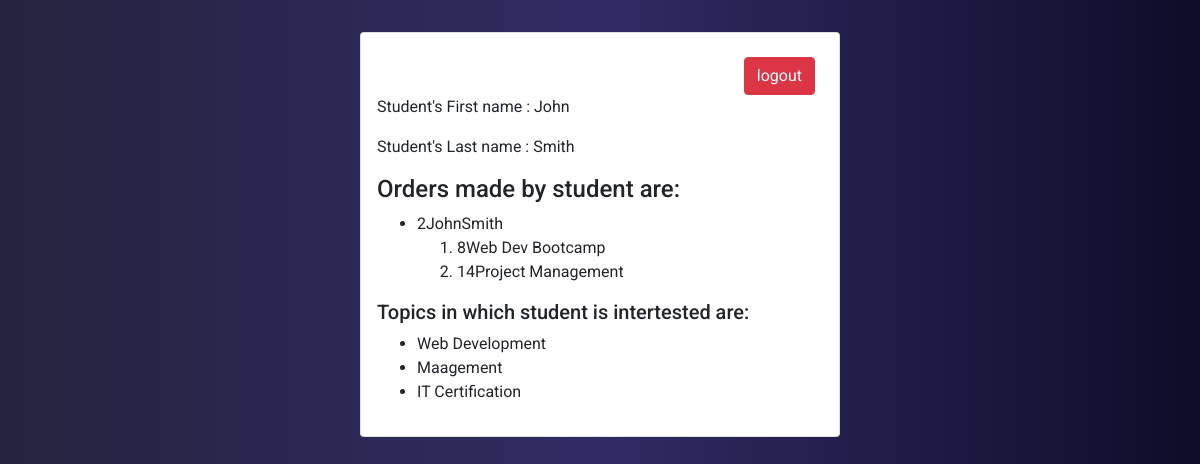
The app's page /myapp/myaccount (signed in) with its own data.
### myapp/models.py (models this page shows, shortened)
class Order(models.Model):
    courses = models.ManyToManyField(Course)
    Student = models.ForeignKey(Student, on_delete=models.CASCADE)
    levels = models.PositiveIntegerField(default=0)
    ORDER_STATUSES = [('0', 'Cancelled'),
                      ('1', 'Order Confirmed')]
    order_status = models.CharField(max_length=2, null=True, choices=ORDER_STATUSES, default='1')
    order_date = models.DateField(default=datetime.date.today())
    def __str__(self):
        return str(self.id) + self.Student.first_name + self.Student.last_name

class Course(models.Model):
    topic = models.ForeignKey(Topic, related_name='courses', on_delete=models.CASCADE)
    name = models.CharField(max_length=200)
    hours = models.IntegerField(default= 40.00)
    price = models.DecimalField(max_digits=10, decimal_places=2, validators=[MaxValueValidator(200), MinValueValidator(100)])
    for_everyone = models.BooleanField(default=True)
    description = models.TextField(max_length=300, null=True, blank=True)
    optional = models.TextField(blank=True)
    interested = models.PositiveIntegerField(default=0)
    stages = models.PositiveIntegerField(default=3)
    def __str__(self):
        return str(self.id) + self.name

class Topic(models.Model):
    name = models.CharField(max_length=200)
    category = models.CharField(max_length=200, blank= False, default= 'new')

### myapp/views.py (the view)
# urls.py: path(r'myaccount', views.myaccount, name='myaccount'),
def myaccount(request):
    userid= request.user.id
    if userid != None:
        student = Student.objects.get(pk=userid)
        orders = Order.objects.filter(Student=student)
        topics = Topic.objects.filter(student=student)
        return render(request, 'myapp/myaccount.html', {'student': student, 'orders': orders, 'topics': topics})
    else:
        return HttpResponseRedirect(reverse('myapp:login'))

### myapp/templates/myapp/myaccount.html (shortened to what this page needs)
<!DOCTYPE html>
<html lang="en">
<head>
    <link rel="stylesheet" href="https://stackpath.bootstrapcdn.com/bootstrap/4.1.3/css/bootstrap.min.css">
</head>
<body>
<div class="card cust">
<form action="logout">
    <input type="submit" class="btn btn-danger float-right mr-2 mt-2" value="logout"/>
</form>
    <p>Student's First name : {{ student.first_name }} </p>
<p>Student's Last name : {{ student.last_name }} </p>
<h4>Orders made by student are:</h4>
<ul>
{% for order in orders.all %}
    <li>{{ order }}</li>
    <ol>
    {% for course in order.courses.all %}
        <li>{{ course }}</li>
    {% endfor %}
    </ol>
{% endfor %}
</ul>
<h5>Topics in which student is intertested are:</h5>
<ul>
{% for topic in topics.all %}
    <li>{{ topic.name }}</li>
{% endfor %}
</ul>
</div>
</body>
</html>

### myapp/templates/myapp/myaccount.html (style rules this page uses)
body { background: #0f0c29; background: -webkit-linear-gradient(to right, #24243e, #302b63, #0f0c29); background: linear-gradient(to right, #24243e, #302b63, #0f0c29); font-family: "Roboto", sans-serif; -webkit-font-smoothing: antialiased; -moz-osx-font-smoothing: grayscale; }
.cust { width: 40%; margin: 2em auto; padding: 1em; }

### records on screen
Order: id+Student "2JohnSmith"
Course: id+name "8Web Dev Bootcamp"
Course: id+name "14Project Management"
Topic: name "Web Development"
Topic: name "Maagement"
Topic: name "IT Certification"

### other values on screen
{{ student.first_name }} "John"
{{ student.last_name }} "Smith"
